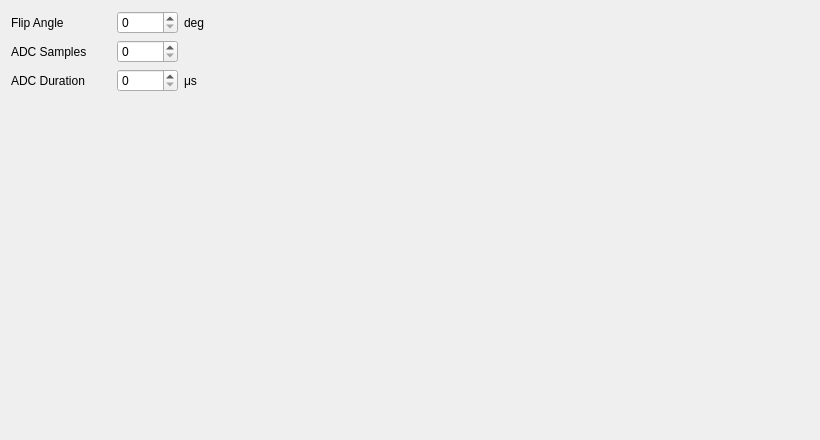
<?xml version="1.0" encoding="UTF-8"?>
<ui version="4.0">
 <class>Form</class>
 <widget class="QWidget" name="Form">
  <property name="geometry">
   <rect>
    <x>0</x>
    <y>0</y>
    <width>820</width>
    <height>440</height>
   </rect>
  </property>
  <property name="windowTitle">
   <string>Form</string>
  </property>
  <layout class="QHBoxLayout" name="horizontalLayout">
   <item>
    <layout class="QGridLayout" name="gridLayout_2">
     <item row="2" column="2">
      <widget class="QLabel" name="label_7">
       <property name="text">
        <string>μs</string>
       </property>
      </widget>
     </item>
     <item row="2" column="1">
      <widget class="QSpinBox" name="ADC_duration_SpinBox">
       <property name="maximum">
        <number>99999</number>
       </property>
      </widget>
     </item>
     <item row="1" column="1">
      <widget class="QSpinBox" name="ADC_samples_SpinBox">
       <property name="maximum">
        <number>8192</number>
       </property>
      </widget>
     </item>
     <item row="1" column="2">
      <widget class="QLabel" name="label_8">
       <property name="text">
        <string/>
       </property>
      </widget>
     </item>
     <item row="2" column="0">
      <widget class="QLabel" name="label_9">
       <property name="text">
        <string>ADC Duration</string>
       </property>
      </widget>
     </item>
     <item row="1" column="0">
      <widget class="QLabel" name="label_6">
       <property name="minimumSize">
        <size>
         <width>100</width>
         <height>0</height>
        </size>
       </property>
       <property name="text">
        <string>ADC Samples</string>
       </property>
      </widget>
     </item>
     <item row="4" column="0" colspan="3">
      <spacer name="verticalSpacer_2">
       <property name="orientation">
        <enum>Qt::Vertical</enum>
       </property>
       <property name="sizeHint" stdset="0">
        <size>
         <width>20</width>
         <height>352</height>
        </size>
       </property>
      </spacer>
     </item>
     <item row="0" column="0">
      <widget class="QLabel" name="label">
       <property name="text">
        <string>Flip Angle</string>
       </property>
      </widget>
     </item>
     <item row="0" column="1">
      <widget class="QSpinBox" name="FA_SpinBox">
       <property name="maximum">
        <number>360</number>
       </property>
      </widget>
     </item>
     <item row="0" column="2">
      <widget class="QLabel" name="label_2">
       <property name="text">
        <string>deg</string>
       </property>
      </widget>
     </item>
    </layout>
   </item>
   <item>
    <spacer name="horizontalSpacer">
     <property name="orientation">
      <enum>Qt::Horizontal</enum>
     </property>
     <property name="sizeHint" stdset="0">
      <size>
       <width>338</width>
       <height>20</height>
      </size>
     </property>
    </spacer>
   </item>
  </layout>
 </widget>
 <resources/>
 <connections/>
</ui>
